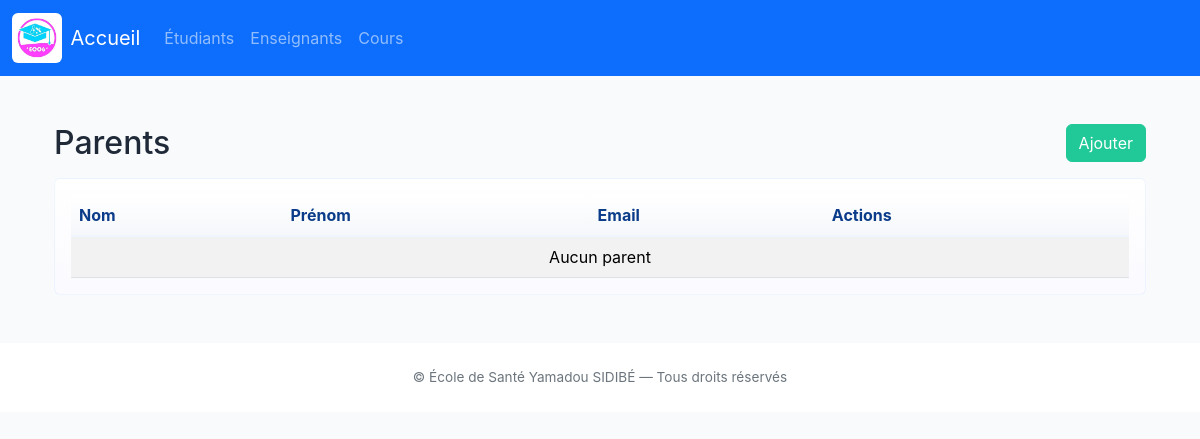
/parents/, run on an earlier commit of the app's database.
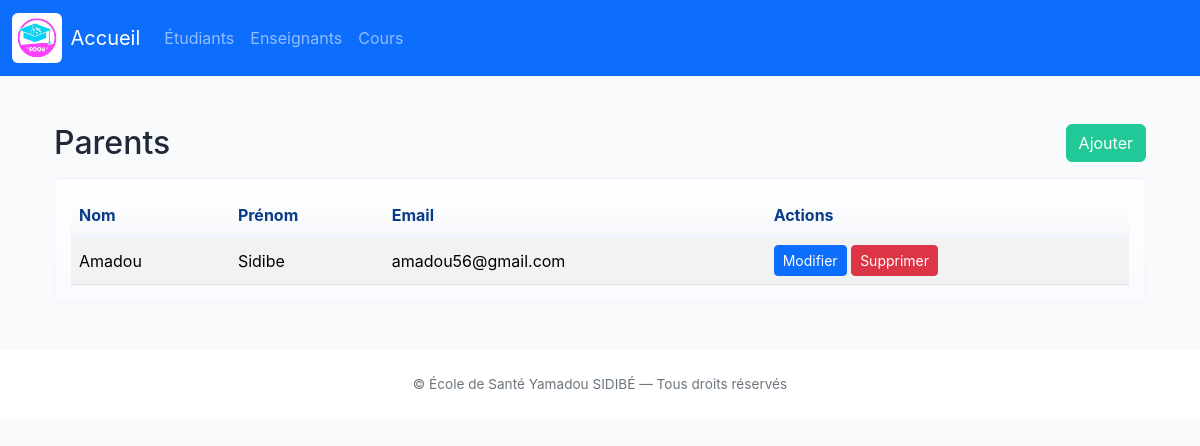
And on a later commit of the database.
### gestion_des_presences/models.py (models this page shows, shortened)
class Parent(models.Model):
    id = models.AutoField(primary_key=True)
    nom = models.CharField(max_length=100)
    prenom = models.CharField(max_length=100)
    email = models.EmailField(unique=True)
    telephone = models.CharField(max_length=15, blank=True, null=True)
    notifications_enabled = models.BooleanField(default=True)
    notification_preferences = JSONField(default=dict, blank=True)

### gestion_des_presences/views.py (the view)
# urls.py: path('parents/', views.liste_parents, name='liste_parents'),
def liste_parents(request):
    items = Parent.objects.all()
    return render(request, 'liste_parents.html', {'items': items})

### gestion_des_presences/templates/liste_parents.html
{% extends 'base.html' %}
{% block content %}
<div class="container mt-5">
  <div class="section-title mb-3">
    <h2>Parents</h2>
    <a class="btn btn-accent" href="{% url 'parent_create' %}">Ajouter</a>
  </div>
  <div class="card card-ghost p-3">
  <table class="table table-striped mb-0">
    <thead><tr><th>Nom</th><th>Prénom</th><th>Email</th><th>Actions</th></tr></thead>
    <tbody>
      {% for p in items %}
      <tr>
        <td>{{ p.nom }}</td>
        <td>{{ p.prenom }}</td>
        <td>{{ p.email }}</td>
        <td>
          <a class="btn btn-sm btn-primary" href="{% url 'parent_update' p.id %}">Modifier</a>
          <a class="btn btn-sm btn-danger" href="{% url 'parent_delete' p.id %}">Supprimer</a>
        </td>
      </tr>
      {% empty %}
      <tr><td colspan="4" class="text-center">Aucun parent</td></tr>
      {% endfor %}
    </tbody>
  </table>
  </div>
</div>
{% endblock %}

What changed in the data, as far as the page shows it:
added Parent: nom "Amadou", prenom "Sidibe", email "amadou56@gmail.com"
Also different on the page:
text no longer shown: "Aucun parent"
